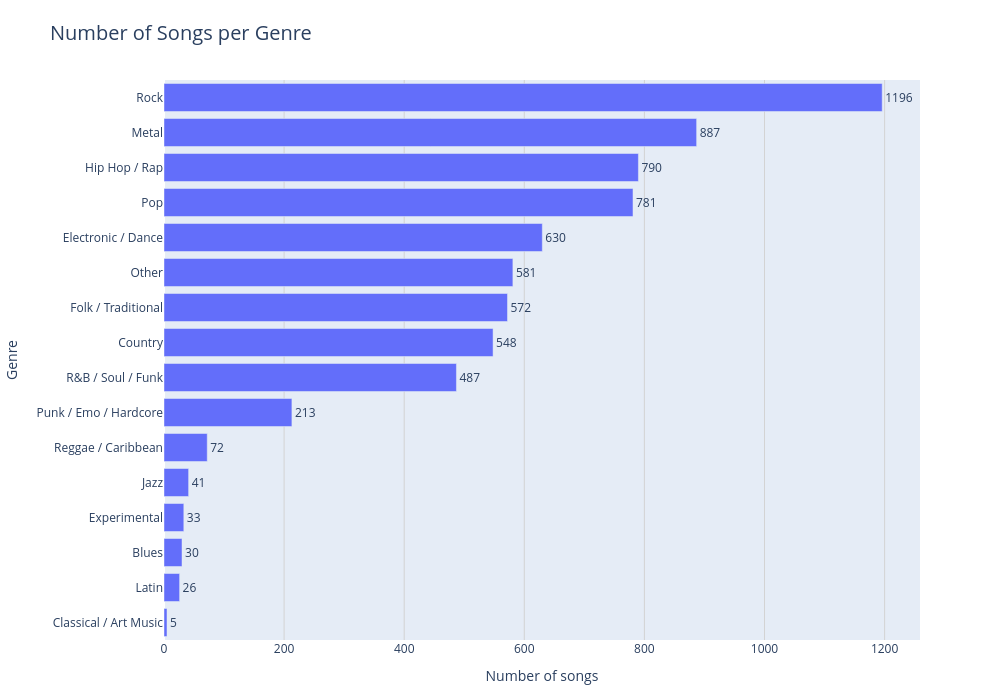

Here is the notebook cell this chart was saved with:
### Markdown cell above
#### **4.1. Canciones por género**

Este gráfico de barras horizontales muestra el total de canciones únicas analizadas, clasificadas por género musical. Las barras se ordenan de menor a mayor cantidad, permitiendo comparar visualmente la representación de cada estilo en el dataset. Además, cada barra incluye el número exacto de pistas en su extremo derecho, facilitando la identificación rápida de los géneros musicales más y menos predominantes en la base de datos.

### Code cell
# ============================================================
# 1. Number of songs per genre - versión Plotly
# ============================================================

pio.renderers.default = "vscode"

# ------------------------------------------------------------
# Prepare data
# ------------------------------------------------------------

df_genre_counts = df_song_genre_models.copy()

df_genre_counts = df_genre_counts.drop_duplicates(
    subset=["artist_norm", "song_norm", "genre"]
)

genre_counts = (
    df_genre_counts
    .groupby("genre")
    .agg(n_songs=("song_norm", "count"))
    .reset_index()
    .sort_values("n_songs", ascending=True)
)

# ------------------------------------------------------------
# Plotly chart
# ------------------------------------------------------------

fig = px.bar(
    genre_counts,
    x="n_songs",
    y="genre",
    orientation="h",
    text="n_songs",
    title="Number of Songs per Genre",
    labels={
        "n_songs": "Number of songs",
        "genre": "Genre"
    }
)

fig.update_traces(
    textposition="outside"
)

fig.update_layout(
    width=1000,
    height=700,
    title=dict(
        font=dict(size=20)
    ),
    xaxis=dict(
        showgrid=True,
        gridcolor="lightgray"
    ),
    yaxis=dict(
        title="Genre"
    ),
    margin=dict(l=160, r=80, t=80, b=60)
)

fig.show()

### Figure 1 — Plotly figure (JSON) as saved in the notebook; plotly's stock layout.template omitted (floating-point values rounded to 4 significant figures)
{"data": [{"hovertemplate": "Number of songs=%{text}<br>Genre=%{y}<extra></extra>", "legendgroup": "", "marker": {"color": "#636efa", "pattern": {"shape": ""}}, "name": "", "orientation": "h", "showlegend": false, "text": [5.0, 26.0, 30.0, 33.0, 41.0, 72.0, 213.0, 487.0, 548.0, 572.0, 581.0, 630.0, 781.0, 790.0, 887.0, 1196.0], "textposition": "outside", "type": "bar", "x": [5, 26, 30, 33, 41, 72, 213, 487, 548, 572, 581, 630, 781, 790, 887, 1196], "xaxis": "x", "y": ["Classical / Art Music", "Latin", "Blues", "Experimental", "Jazz", "Reggae / Caribbean", "Punk / Emo / Hardcore", "R&B / Soul / Funk", "Country", "Folk / Traditional", "Other", "Electronic / Dance", "Pop", "Hip Hop / Rap", "Metal", "Rock"], "yaxis": "y"}], "layout": {"barmode": "relative", "height": 700, "legend": {"tracegroupgap": 0}, "margin": {"b": 60, "l": 160, "r": 80, "t": 80}, "title": {"font": {"size": 20}, "text": "Number of Songs per Genre"}, "width": 1000, "xaxis": {"anchor": "y", "domain": [0, 1], "gridcolor": "lightgray", "showgrid": true, "title": {"text": "Number of songs"}}, "yaxis": {"anchor": "x", "domain": [0, 1], "title": {"text": "Genre"}}}}
